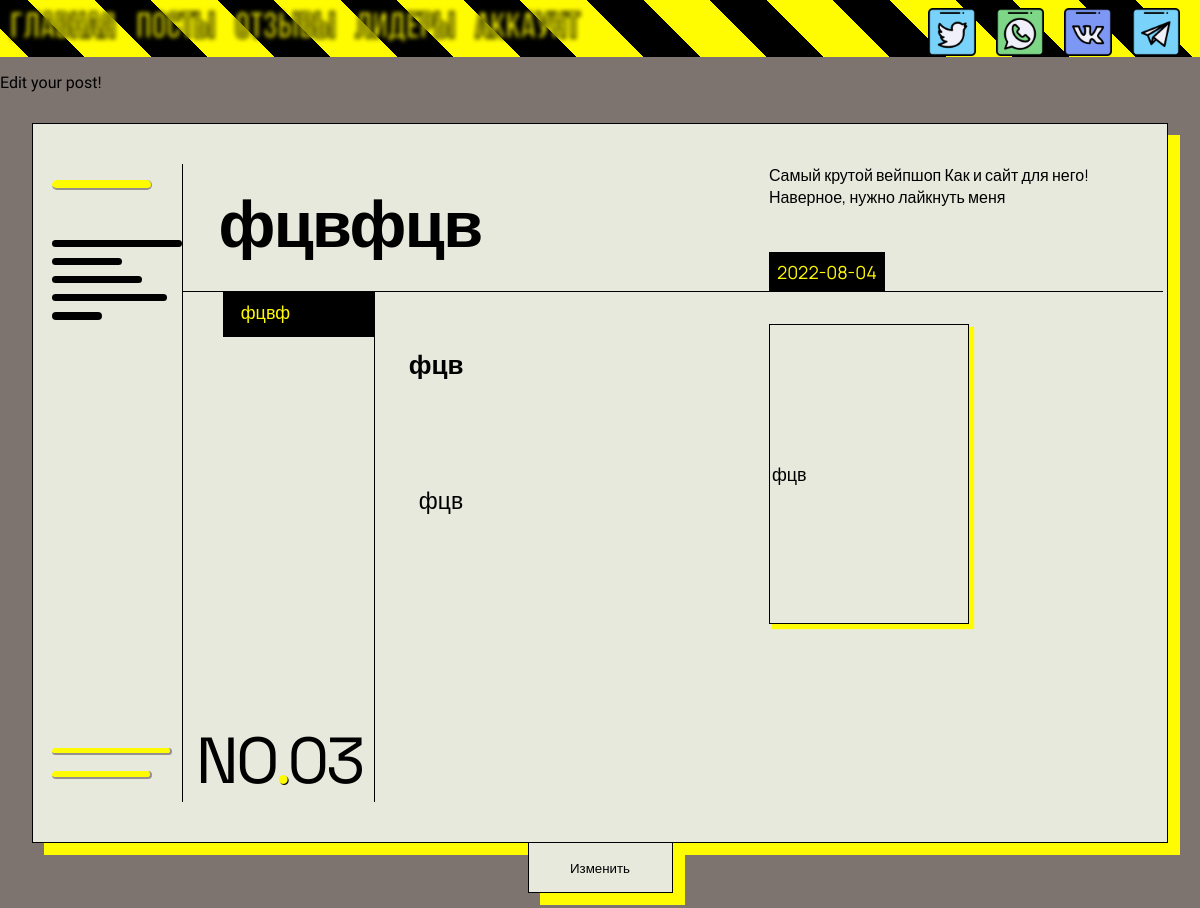
Screenshot of /posts/3/edit (signed in) with the database file from the repository.
### app.py (models this page shows, shortened)
class Article(db.Model):
    number = db.Column(db.Integer, primary_key=True)
    title = db.Column(db.String(100), nullable=False)
    intro = db.Column(db.String(1000), nullable=False)
    text = db.Column(db.Text, nullable=False)
    tag = db.Column(db.String(15), nullable=False)
    img_url = db.Column(db.Text, nullable=False)
    date = db.Column(db.DateTime, default=datetime.now())

### app.py (the view)
@app.route("/posts/<int:number>/edit", methods=['POST', 'GET'])
@login_required
def def_post_edit(number):
    if current_user.id == 1:
        article = Article.query.get_or_404(number)
        if request.method == "POST":
            article.title = request.form['title']
            article.intro = request.form['intro']
            article.text = request.form['text']
            article.tag = request.form['tag']
            article.img_url = request.form['img_url']
            try:
                db.session.commit()
                return redirect('/posts')
            except:
                return "!Eroor!"
        else:
            return render_template('edit_post.html', article=article)
    else:
        return redirect("/")

### app.py (called while the page is built)
@manager.user_loader
def load_user(id):
    return User.query.get(id)

@app.after_request
def redirect_to_signin(response):
    if response.status_code == 401:
        return redirect(url_for("login_page"))
    return response

### templates/edit_post.html (shortened to what this page needs)
{% extends 'pattern.html' %}
{% block links_scripts %}
<link href="/static/css/make_post.css" type="text/css" rel="stylesheet">
{% endblock %}
{% block body%}
    <p>Edit your post!</p>
    <form method="POST">
        <div class="blog_body">
            <div class="blog">
                <div class="border1"></div>
                <div class="border2"></div>
                <div class="border3"></div>
                <div class="stripes_top">
                    <p class="thing" style="height: 0.6rem;background-color: #fffb00;border-right: 1px solid #94918f;border-bottom: 2px solid #94918f; margin-bottom: 50px;"></p>
                    <p class="blog-menu thing" style="max-width: 130px;margin-bottom: -5px;"></p>
                    <p class="blog-menu thing" style="max-width: 70px;margin-bottom: -5px;"></p>
                    <p class="blog-menu thing" style="max-width: 90px;margin-bottom: -5px;"></p>
                    <p class="blog-menu thing" style="max-width: 115px;margin-bottom: -5px;"></p>
                    <p class="blog-menu thing" style="max-width: 50px;margin-bottom: -5px;"></p>
                </div>
                <div class="stripes_bottom">
                    <p class="blog-menu mention thing" style="max-width: 120px;margin-bottom: -13px;background-color: #fffb00;border-right: 2px solid #94918f;border-bottom: 2px solid #94918f; margin-bottom: 1%;"></p>
                    <p class="blog-menu thing" style="max-width: 100px;background-color: #fffb00;border-right: 2px solid #94918f;border-bottom: 2px solid #94918f;"></p>
                </div>
                <div class="title">
                    <div class="title_style"><input type ="text" name="title" id="title" placeholder="Пример титульника" value="{{ article.title }}"></div>
                </div>
                <div class="intro_and_text">
                    <h1>&nbsp;&nbsp;&nbsp;<textarea oninput="auto_grow(this)" type ="text" name="intro" id="intro" placeholder="«Пример краткого описания поста (ковычки не ставить, появятся сами)»">{{ article.intro }}</textarea></h1>
                    <p><textarea oninput="auto_grow(this)" type ="text" name="text" id="text" placeholder="Пример полного описания поста. При заполнении этих строк вы сможете сразу посмотреть, как пост будет выглядеть!">{{ article.text }}</textarea></p>
                </div>
                <div class="tag">
                    <p><textarea oninput="auto_grow(this)" type ="text" name="tag" id="tag" placeholder="тэг">{{ article.tag }}</textarea></p>
                </div>
                <div class="date">
                    <p>{{ article.date.date() }}</p>
                </div>
                <div class="crawl">
                    <marquee>
                        <span>Самый крутой вейпшоп</span>
                        <span>Как и сайт для него!</span>
                        <span>Наверное, нужно лайкнуть меня</span>
                    </marquee>
                </div>
                <div class="img_url"><input type ="text" name="img_url" id="img_url" value="{{ article.img_url }}"></div>
                <div class="number">
                    <div class="number_style">
                        {% if article.number < 10 %} NO<span style="color:#fffb00;text-shadow: 1px 1px black;">.</span>0{{ article.number }} {% else %} NO<span style="color:#fffb00;text-shadow: 1px 1px black;">.</span>{{ article.number }} {% endif %}
                    </div>
                </div>
            </div>
            <button type ="submit" class="custom-btn btn-16">Изменить</button>
        </div>
        </form>
{% endblock %}

### static/css/pattern.css (style rules this page uses)
body { margin: 0; min-height: 100vh; font-family: 'Koulen', cursive; }
.background { background-color: rgba(39, 23, 16, 0.6); }

### rows the page displays
Article: title "фцвфцв", intro "фцв", text "фцв", tag "фцвф", date "2022-08-04", img_url "фцв", number "3"
